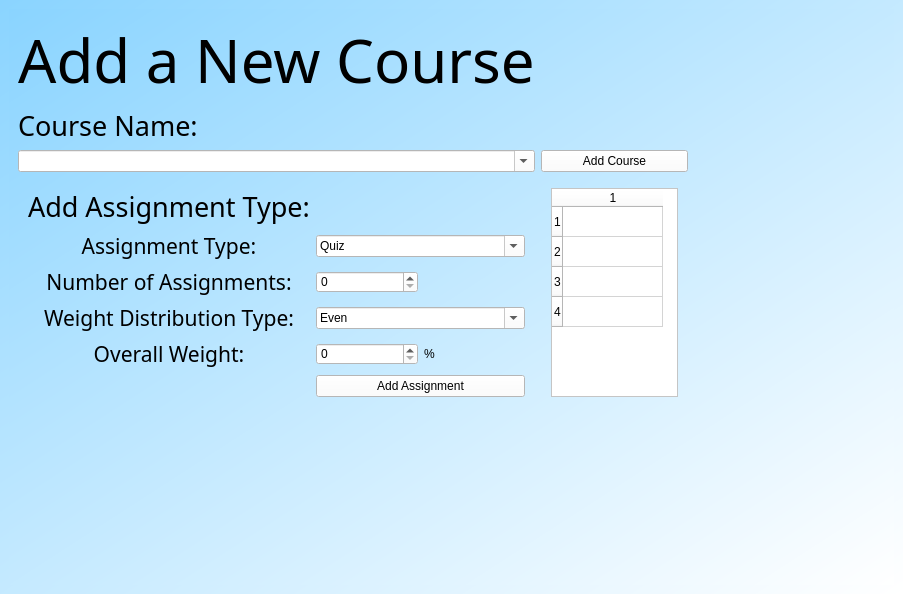
<?xml version="1.0" encoding="UTF-8"?>
<ui version="4.0">
 <class>MainWindow</class>
 <widget class="QMainWindow" name="MainWindow">
  <property name="geometry">
   <rect>
    <x>0</x>
    <y>0</y>
    <width>903</width>
    <height>594</height>
   </rect>
  </property>
  <property name="sizePolicy">
   <sizepolicy hsizetype="Fixed" vsizetype="Preferred">
    <horstretch>0</horstretch>
    <verstretch>0</verstretch>
   </sizepolicy>
  </property>
  <property name="maximumSize">
   <size>
    <width>1280</width>
    <height>650</height>
   </size>
  </property>
  <property name="windowTitle">
   <string>GradeyPy</string>
  </property>
  <property name="layoutDirection">
   <enum>Qt::LeftToRight</enum>
  </property>
  <property name="styleSheet">
   <string notr="true">background-color: qlineargradient(spread:pad, x1:0, y1:0, x2:1, y2:1, stop:0 rgba(138, 212, 255, 255), stop:1 rgba(255, 255, 255, 255))</string>
  </property>
  <widget class="QWidget" name="centralwidget">
   <layout class="QGridLayout" name="gridLayout_2">
    <item row="1" column="0">
     <widget class="QStackedWidget" name="stackedWidget">
      <property name="font">
       <font>
        <family>Agency FB</family>
       </font>
      </property>
      <property name="styleSheet">
       <string notr="true"/>
      </property>
      <property name="currentIndex">
       <number>2</number>
      </property>
      <widget class="QWidget" name="LoginPage">
       <layout class="QGridLayout" name="gridLayout">
        <item row="1" column="0">
         <spacer name="horizontalSpacer">
          <property name="orientation">
           <enum>Qt::Horizontal</enum>
          </property>
          <property name="sizeHint" stdset="0">
           <size>
            <width>40</width>
            <height>20</height>
           </size>
          </property>
         </spacer>
        </item>
        <item row="0" column="2">
         <spacer name="verticalSpacer_2">
          <property name="orientation">
           <enum>Qt::Vertical</enum>
          </property>
          <property name="sizeHint" stdset="0">
           <size>
            <width>20</width>
            <height>40</height>
           </size>
          </property>
         </spacer>
        </item>
        <item row="10" column="2">
         <spacer name="verticalSpacer_3">
          <property name="orientation">
           <enum>Qt::Vertical</enum>
          </property>
          <property name="sizeHint" stdset="0">
           <size>
            <width>20</width>
            <height>40</height>
           </size>
          </property>
         </spacer>
        </item>
        <item row="1" column="3">
         <spacer name="verticalSpacer_4">
          <property name="orientation">
           <enum>Qt::Vertical</enum>
          </property>
          <property name="sizeHint" stdset="0">
           <size>
            <width>20</width>
            <height>40</height>
           </size>
          </property>
         </spacer>
        </item>
        <item row="1" column="4">
         <spacer name="horizontalSpacer_2">
          <property name="orientation">
           <enum>Qt::Horizontal</enum>
          </property>
          <property name="sizeHint" stdset="0">
           <size>
            <width>40</width>
            <height>20</height>
           </size>
          </property>
         </spacer>
        </item>
        <item row="1" column="2">
         <widget class="QLabel" name="appTitle">
          <property name="font">
           <font>
            <family>Agency FB</family>
            <pointsize>24</pointsize>
            <weight>75</weight>
            <bold>true</bold>
           </font>
          </property>
          <property name="styleSheet">
           <string notr="true">background: transparent</string>
          </property>
          <property name="frameShape">
           <enum>QFrame::NoFrame</enum>
          </property>
          <property name="frameShadow">
           <enum>QFrame::Sunken</enum>
          </property>
          <property name="text">
           <string>GradeyPy Login</string>
          </property>
          <property name="alignment">
           <set>Qt::AlignCenter</set>
          </property>
         </widget>
        </item>
        <item row="1" column="1">
         <spacer name="verticalSpacer">
          <property name="orientation">
           <enum>Qt::Vertical</enum>
          </property>
          <property name="sizeHint" stdset="0">
           <size>
            <width>20</width>
            <height>40</height>
           </size>
          </property>
         </spacer>
        </item>
        <item row="2" column="1" rowspan="2" colspan="3">
         <widget class="QLineEdit" name="unameInput">
          <property name="sizePolicy">
           <sizepolicy hsizetype="Ignored" vsizetype="Fixed">
            <horstretch>0</horstretch>
            <verstretch>0</verstretch>
           </sizepolicy>
          </property>
          <property name="styleSheet">
           <string notr="true">background: white</string>
          </property>
          <property name="text">
           <string/>
          </property>
          <property name="alignment">
           <set>Qt::AlignCenter</set>
          </property>
          <property name="placeholderText">
           <string>Username</string>
          </property>
         </widget>
        </item>
        <item row="5" column="1" colspan="3">
         <widget class="QLineEdit" name="pwordInput">
          <property name="sizePolicy">
           <sizepolicy hsizetype="Ignored" vsizetype="Fixed">
            <horstretch>0</horstretch>
            <verstretch>0</verstretch>
           </sizepolicy>
          </property>
          <property name="layoutDirection">
           <enum>Qt::LeftToRight</enum>
          </property>
          <property name="styleSheet">
           <string notr="true">background: white</string>
          </property>
          <property name="inputMask">
           <string notr="true"/>
          </property>
          <property name="text">
           <string/>
          </property>
          <property name="echoMode">
           <enum>QLineEdit::Password</enum>
          </property>
          <property name="alignment">
           <set>Qt::AlignCenter</set>
          </property>
          <property name="placeholderText">
           <string>Password</string>
          </property>
         </widget>
        </item>
        <item row="8" column="1" colspan="3">
         <widget class="QPushButton" name="loginBtn">
          <property name="sizePolicy">
           <sizepolicy hsizetype="Ignored" vsizetype="Fixed">
            <horstretch>0</horstretch>
            <verstretch>0</verstretch>
           </sizepolicy>
          </property>
          <property name="styleSheet">
           <string notr="true">background-color: white</string>
          </property>
          <property name="text">
           <string>Login</string>
          </property>
         </widget>
        </item>
        <item row="9" column="1" colspan="3">
         <widget class="QPushButton" name="exitBtn">
          <property name="sizePolicy">
           <sizepolicy hsizetype="Ignored" vsizetype="Fixed">
            <horstretch>0</horstretch>
            <verstretch>0</verstretch>
           </sizepolicy>
          </property>
          <property name="styleSheet">
           <string notr="true">background-color: white</string>
          </property>
          <property name="text">
           <string>Exit</string>
          </property>
         </widget>
        </item>
       </layout>
      </widget>
      <widget class="QWidget" name="MenuPage">
       <layout class="QGridLayout" name="gridLayout_3">
        <item row="2" column="1">
         <widget class="QLabel" name="welcomeLabel">
          <property name="font">
           <font>
            <family>Agency FB</family>
            <pointsize>45</pointsize>
           </font>
          </property>
          <property name="styleSheet">
           <string notr="true">background-color: transparent;</string>
          </property>
          <property name="text">
           <string>Welcome, y/n</string>
          </property>
          <property name="alignment">
           <set>Qt::AlignCenter</set>
          </property>
         </widget>
        </item>
        <item row="2" column="0">
         <widget class="QFrame" name="frame">
          <property name="styleSheet">
           <string notr="true">background-color: transparent;</string>
          </property>
          <property name="frameShape">
           <enum>QFrame::StyledPanel</enum>
          </property>
          <property name="frameShadow">
           <enum>QFrame::Raised</enum>
          </property>
          <layout class="QVBoxLayout" name="verticalLayout">
           <item>
            <widget class="QPushButton" name="addCourseBtn">
             <property name="styleSheet">
              <string notr="true">background-color: white;</string>
             </property>
             <property name="text">
              <string>Add Course</string>
             </property>
            </widget>
           </item>
           <item>
            <widget class="QPushButton" name="addAsgnTypeBtn">
             <property name="styleSheet">
              <string notr="true">background-color: white;</string>
             </property>
             <property name="text">
              <string>Add Assignment Type</string>
             </property>
            </widget>
           </item>
           <item>
            <widget class="QPushButton" name="addGradeBtn">
             <property name="styleSheet">
              <string notr="true">background-color: white;</string>
             </property>
             <property name="text">
              <string>Add Grade</string>
             </property>
            </widget>
           </item>
           <item>
            <widget class="QPushButton" name="changeGradeBtn">
             <property name="styleSheet">
              <string notr="true">background-color: white;</string>
             </property>
             <property name="text">
              <string>Change Grade</string>
             </property>
            </widget>
           </item>
           <item>
            <widget class="QPushButton" name="curGradeBtn">
             <property name="styleSheet">
              <string notr="true">background-color: white;</string>
             </property>
             <property name="text">
              <string>Current Grades</string>
             </property>
            </widget>
           </item>
           <item>
            <widget class="QPushButton" name="logoutBtn">
             <property name="styleSheet">
              <string notr="true">background-color: white;</string>
             </property>
             <property name="text">
              <string>Logout</string>
             </property>
            </widget>
           </item>
          </layout>
         </widget>
        </item>
       </layout>
      </widget>
      <widget class="QWidget" name="AddCoursePage">
       <layout class="QGridLayout" name="gridLayout_4">
        <item row="1" column="0">
         <widget class="QLabel" name="label">
          <property name="font">
           <font>
            <family>Agency FB</family>
            <pointsize>20</pointsize>
           </font>
          </property>
          <property name="layoutDirection">
           <enum>Qt::LeftToRight</enum>
          </property>
          <property name="styleSheet">
           <string notr="true">background-color: transparent
</string>
          </property>
          <property name="text">
           <string>Course Name:</string>
          </property>
          <property name="alignment">
           <set>Qt::AlignLeading|Qt::AlignLeft|Qt::AlignVCenter</set>
          </property>
         </widget>
        </item>
        <item row="3" column="6">
         <spacer name="horizontalSpacer_5">
          <property name="orientation">
           <enum>Qt::Horizontal</enum>
          </property>
          <property name="sizeHint" stdset="0">
           <size>
            <width>40</width>
            <height>20</height>
           </size>
          </property>
         </spacer>
        </item>
        <item row="4" column="0">
         <spacer name="horizontalSpacer_3">
          <property name="orientation">
           <enum>Qt::Horizontal</enum>
          </property>
          <property name="sizeHint" stdset="0">
           <size>
            <width>40</width>
            <height>20</height>
           </size>
          </property>
         </spacer>
        </item>
        <item row="0" column="0">
         <widget class="QLabel" name="AddCourseLabel">
          <property name="font">
           <font>
            <family>Agency FB</family>
            <pointsize>45</pointsize>
           </font>
          </property>
          <property name="styleSheet">
           <string notr="true">background-color: transparent;</string>
          </property>
          <property name="text">
           <string>Add a New Course</string>
          </property>
          <property name="alignment">
           <set>Qt::AlignCenter</set>
          </property>
         </widget>
        </item>
        <item row="2" column="4">
         <widget class="QPushButton" name="addNewCourseBtn">
          <property name="styleSheet">
           <string notr="true">background: white;</string>
          </property>
          <property name="text">
           <string>Add Course</string>
          </property>
         </widget>
        </item>
        <item row="4" column="6">
         <spacer name="horizontalSpacer_4">
          <property name="orientation">
           <enum>Qt::Horizontal</enum>
          </property>
          <property name="sizeHint" stdset="0">
           <size>
            <width>40</width>
            <height>20</height>
           </size>
          </property>
         </spacer>
        </item>
        <item row="3" column="4">
         <widget class="QFrame" name="frame_2">
          <property name="styleSheet">
           <string notr="true">background: transparent;</string>
          </property>
          <property name="frameShape">
           <enum>QFrame::StyledPanel</enum>
          </property>
          <property name="frameShadow">
           <enum>QFrame::Raised</enum>
          </property>
          <layout class="QGridLayout" name="gridLayout_6">
           <item row="0" column="0">
            <widget class="QTableWidget" name="tableWidget">
             <property name="sizePolicy">
              <sizepolicy hsizetype="Minimum" vsizetype="Minimum">
               <horstretch>0</horstretch>
               <verstretch>0</verstretch>
              </sizepolicy>
             </property>
             <property name="font">
              <font>
               <pointsize>10</pointsize>
               <kerning>true</kerning>
              </font>
             </property>
             <property name="styleSheet">
              <string notr="true">background: white;</string>
             </property>
             <property name="sizeAdjustPolicy">
              <enum>QAbstractScrollArea::AdjustToContents</enum>
             </property>
             <property name="textElideMode">
              <enum>Qt::ElideMiddle</enum>
             </property>
             <property name="rowCount">
              <number>4</number>
             </property>
             <property name="columnCount">
              <number>1</number>
             </property>
             <row/>
             <row/>
             <row/>
             <row/>
             <column/>
            </widget>
           </item>
          </layout>
         </widget>
        </item>
        <item row="2" column="0">
         <widget class="QComboBox" name="courseBox">
          <property name="styleSheet">
           <string notr="true">background-color: white;</string>
          </property>
          <property name="editable">
           <bool>true</bool>
          </property>
         </widget>
        </item>
        <item row="3" column="0">
         <widget class="QFrame" name="addAssignmentFrame">
          <property name="enabled">
           <bool>true</bool>
          </property>
          <property name="styleSheet">
           <string notr="true">background-color: transparent
</string>
          </property>
          <property name="frameShape">
           <enum>QFrame::StyledPanel</enum>
          </property>
          <property name="frameShadow">
           <enum>QFrame::Raised</enum>
          </property>
          <layout class="QGridLayout" name="gridLayout_5">
           <item row="3" column="1">
            <widget class="QSpinBox" name="numAssigns">
             <property name="styleSheet">
              <string notr="true">background-color: white;
</string>
             </property>
            </widget>
           </item>
           <item row="4" column="0">
            <widget class="QLabel" name="label_5">
             <property name="font">
              <font>
               <family>Agency FB</family>
               <pointsize>16</pointsize>
              </font>
             </property>
             <property name="text">
              <string>Weight Distribution Type:</string>
             </property>
             <property name="alignment">
              <set>Qt::AlignCenter</set>
             </property>
            </widget>
           </item>
           <item row="5" column="2">
            <widget class="QLabel" name="label_7">
             <property name="text">
              <string>%</string>
             </property>
            </widget>
           </item>
           <item row="2" column="0">
            <widget class="QLabel" name="label_3">
             <property name="sizePolicy">
              <sizepolicy hsizetype="Minimum" vsizetype="Minimum">
               <horstretch>0</horstretch>
               <verstretch>0</verstretch>
              </sizepolicy>
             </property>
             <property name="font">
              <font>
               <family>Agency FB</family>
               <pointsize>16</pointsize>
              </font>
             </property>
             <property name="text">
              <string>Assignment Type:</string>
             </property>
             <property name="alignment">
              <set>Qt::AlignCenter</set>
             </property>
            </widget>
           </item>
           <item row="5" column="0">
            <widget class="QLabel" name="label_6">
             <property name="font">
              <font>
               <family>Agency FB</family>
               <pointsize>16</pointsize>
              </font>
             </property>
             <property name="text">
              <string>Overall Weight:</string>
             </property>
             <property name="alignment">
              <set>Qt::AlignCenter</set>
             </property>
            </widget>
           </item>
           <item row="4" column="1" colspan="2">
            <widget class="QComboBox" name="comboBox">
             <property name="styleSheet">
              <string notr="true">background: white;</string>
             </property>
             <property name="editable">
              <bool>true</bool>
             </property>
             <property name="currentText">
              <string/>
             </property>
             <item>
              <property name="text">
               <string>Even</string>
              </property>
             </item>
             <item>
              <property name="text">
               <string>Staggered</string>
              </property>
             </item>
             <item>
              <property name="text">
               <string>Dynamic</string>
              </property>
             </item>
            </widget>
           </item>
           <item row="6" column="1" colspan="2">
            <widget class="QPushButton" name="addAsgnBtn">
             <property name="styleSheet">
              <string notr="true">background: white;</string>
             </property>
             <property name="text">
              <string>Add Assignment</string>
             </property>
            </widget>
           </item>
           <item row="0" column="0">
            <widget class="QLabel" name="label_2">
             <property name="font">
              <font>
               <family>Agency FB</family>
               <pointsize>20</pointsize>
              </font>
             </property>
             <property name="styleSheet">
              <string notr="true">background-color: transparent
</string>
             </property>
             <property name="text">
              <string>Add Assignment Type:</string>
             </property>
            </widget>
           </item>
           <item row="3" column="0">
            <widget class="QLabel" name="label_4">
             <property name="font">
              <font>
               <family>Agency FB</family>
               <pointsize>16</pointsize>
              </font>
             </property>
             <property name="text">
              <string>Number of Assignments:</string>
             </property>
             <property name="alignment">
              <set>Qt::AlignCenter</set>
             </property>
            </widget>
           </item>
           <item row="5" column="1">
            <widget class="QSpinBox" name="ovrWeight">
             <property name="styleSheet">
              <string notr="true">background: white;</string>
             </property>
            </widget>
           </item>
           <item row="2" column="1" colspan="2">
            <widget class="QComboBox" name="asgnmtBox">
             <property name="styleSheet">
              <string notr="true">background-color: white;
</string>
             </property>
             <property name="editable">
              <bool>true</bool>
             </property>
             <property name="currentText">
              <string/>
             </property>
             <item>
              <property name="text">
               <string>Quiz</string>
              </property>
             </item>
             <item>
              <property name="text">
               <string>Test</string>
              </property>
             </item>
             <item>
              <property name="text">
               <string>Assignment</string>
              </property>
             </item>
            </widget>
           </item>
          </layout>
         </widget>
        </item>
        <item row="5" column="4">
         <spacer name="verticalSpacer_5">
          <property name="orientation">
           <enum>Qt::Vertical</enum>
          </property>
          <property name="sizeHint" stdset="0">
           <size>
            <width>20</width>
            <height>40</height>
           </size>
          </property>
         </spacer>
        </item>
       </layout>
      </widget>
     </widget>
    </item>
   </layout>
  </widget>
 </widget>
 <resources/>
 <connections/>
</ui>
